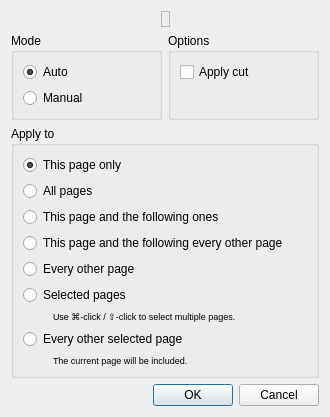
<?xml version="1.0" encoding="UTF-8"?>
<ui version="4.0">
 <class>page_split::SplitModeDialog</class>
 <widget class="QDialog" name="page_split::SplitModeDialog">
  <property name="windowModality">
   <enum>Qt::WindowModal</enum>
  </property>
  <property name="geometry">
   <rect>
    <x>0</x>
    <y>0</y>
    <width>330</width>
    <height>383</height>
   </rect>
  </property>
  <property name="windowTitle">
   <string>Split Pages</string>
  </property>
  <layout class="QVBoxLayout" name="verticalLayout_4">
   <item>
    <layout class="QHBoxLayout" name="horizontalLayout">
     <item>
      <spacer>
       <property name="orientation">
        <enum>Qt::Horizontal</enum>
       </property>
       <property name="sizeHint" stdset="0">
        <size>
         <width>1</width>
         <height>1</height>
        </size>
       </property>
      </spacer>
     </item>
     <item>
      <widget class="QLabel" name="layoutTypeLabel">
       <property name="frameShape">
        <enum>QFrame::StyledPanel</enum>
       </property>
       <property name="pixmap">
        <pixmap>:/icons/layout_type_auto.svg</pixmap>
       </property>
      </widget>
     </item>
     <item>
      <spacer>
       <property name="orientation">
        <enum>Qt::Horizontal</enum>
       </property>
       <property name="sizeHint" stdset="0">
        <size>
         <width>1</width>
         <height>1</height>
        </size>
       </property>
      </spacer>
     </item>
    </layout>
   </item>
   <item>
    <layout class="QHBoxLayout" name="horizontalLayout_3">
     <item>
      <widget class="QGroupBox" name="groupBox">
       <property name="title">
        <string>Mode</string>
       </property>
       <layout class="QVBoxLayout">
        <item>
         <widget class="QRadioButton" name="modeAuto">
          <property name="text">
           <string>Auto</string>
          </property>
          <property name="checked">
           <bool>true</bool>
          </property>
         </widget>
        </item>
        <item>
         <widget class="QRadioButton" name="modeManual">
          <property name="text">
           <string>Manual</string>
          </property>
         </widget>
        </item>
       </layout>
      </widget>
     </item>
     <item>
      <widget class="QGroupBox" name="optionsBox">
       <property name="title">
        <string>Options</string>
       </property>
       <layout class="QVBoxLayout" name="verticalLayout_3">
        <item>
         <widget class="QCheckBox" name="applyCutOption">
          <property name="text">
           <string>Apply cut</string>
          </property>
         </widget>
        </item>
        <item>
         <spacer name="verticalSpacer">
          <property name="orientation">
           <enum>Qt::Vertical</enum>
          </property>
          <property name="sizeHint" stdset="0">
           <size>
            <width>1</width>
            <height>1</height>
           </size>
          </property>
         </spacer>
        </item>
       </layout>
      </widget>
     </item>
    </layout>
   </item>
   <item>
    <widget class="QGroupBox" name="groupBox_2">
     <property name="title">
      <string>Apply to</string>
     </property>
     <layout class="QVBoxLayout" name="verticalLayout">
      <item>
       <widget class="QRadioButton" name="thisPageRB">
        <property name="text">
         <string>This page only</string>
        </property>
        <property name="checked">
         <bool>true</bool>
        </property>
       </widget>
      </item>
      <item>
       <widget class="QRadioButton" name="allPagesRB">
        <property name="text">
         <string>All pages</string>
        </property>
       </widget>
      </item>
      <item>
       <widget class="QRadioButton" name="thisPageAndFollowersRB">
        <property name="text">
         <string>This page and the following ones</string>
        </property>
       </widget>
      </item>
      <item>
       <widget class="QRadioButton" name="thisEveryOtherRB">
        <property name="text">
         <string>This page and the following every other page</string>
        </property>
       </widget>
      </item>
      <item>
       <widget class="QRadioButton" name="everyOtherRB">
        <property name="text">
         <string>Every other page</string>
        </property>
       </widget>
      </item>
      <item>
       <widget class="QRadioButton" name="selectedPagesRB">
        <property name="text">
         <string>Selected pages</string>
        </property>
       </widget>
      </item>
      <item>
       <layout class="QHBoxLayout" name="horizontalLayout_2">
        <property name="spacing">
         <number>0</number>
        </property>
        <item>
         <spacer name="horizontalSpacer_5">
          <property name="orientation">
           <enum>Qt::Horizontal</enum>
          </property>
          <property name="sizeType">
           <enum>QSizePolicy::Fixed</enum>
          </property>
          <property name="sizeHint" stdset="0">
           <size>
            <width>30</width>
            <height>1</height>
           </size>
          </property>
         </spacer>
        </item>
        <item>
         <widget class="QLabel" name="selectedPagesHint">
          <property name="font">
           <font>
            <pointsize>7</pointsize>
           </font>
          </property>
          <property name="text">
           <string>Use ⌘-click / ⇧-click to select multiple pages.</string>
          </property>
         </widget>
        </item>
       </layout>
      </item>
      <item>
       <widget class="QRadioButton" name="everyOtherSelectedRB">
        <property name="text">
         <string>Every other selected page</string>
        </property>
       </widget>
      </item>
      <item>
       <layout class="QHBoxLayout" name="horizontalLayout_4">
        <item>
         <spacer name="horizontalSpacer_6">
          <property name="orientation">
           <enum>Qt::Horizontal</enum>
          </property>
          <property name="sizeType">
           <enum>QSizePolicy::Fixed</enum>
          </property>
          <property name="sizeHint" stdset="0">
           <size>
            <width>30</width>
            <height>1</height>
           </size>
          </property>
         </spacer>
        </item>
        <item>
         <widget class="QLabel" name="everyOtherSelectedHint">
          <property name="font">
           <font>
            <pointsize>7</pointsize>
           </font>
          </property>
          <property name="text">
           <string>The current page will be included.</string>
          </property>
         </widget>
        </item>
       </layout>
      </item>
     </layout>
    </widget>
   </item>
   <item>
    <spacer>
     <property name="orientation">
      <enum>Qt::Vertical</enum>
     </property>
     <property name="sizeHint" stdset="0">
      <size>
       <width>1</width>
       <height>1</height>
      </size>
     </property>
    </spacer>
   </item>
   <item>
    <widget class="QDialogButtonBox" name="buttonBox">
     <property name="orientation">
      <enum>Qt::Horizontal</enum>
     </property>
     <property name="standardButtons">
      <set>QDialogButtonBox::Cancel|QDialogButtonBox::Ok</set>
     </property>
    </widget>
   </item>
  </layout>
 </widget>
 <resources/>
 <connections>
  <connection>
   <sender>buttonBox</sender>
   <signal>rejected()</signal>
   <receiver>page_split::SplitModeDialog</receiver>
   <slot>reject()</slot>
   <hints>
    <hint type="sourcelabel">
     <x>316</x>
     <y>260</y>
    </hint>
    <hint type="destinationlabel">
     <x>286</x>
     <y>274</y>
    </hint>
   </hints>
  </connection>
 </connections>
</ui>
